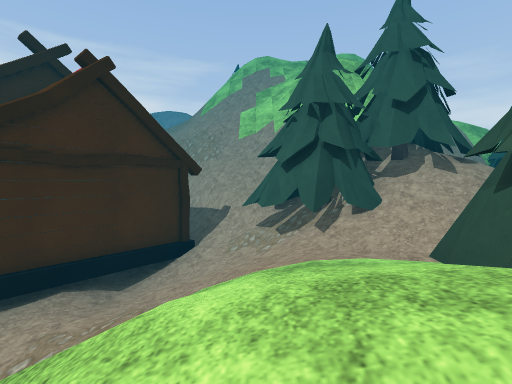
View 1 (above)

15 first-person views from a walk through a 3-D level made in the Unity game engine. The camera is 1.3 m above the floor, tilts 2° down and sees 85° across. The floor is counted in squares, 2 m on a side. Each view is taken from the middle of a square. On the plan, view 1 faces up. The plan holds only what a view shows up to about 9 squares ahead; the rest is blank. The place goes on beyond the plan. The player is left out. Some animated figures are left out. Some surface patterns are stand-ins.

View 2
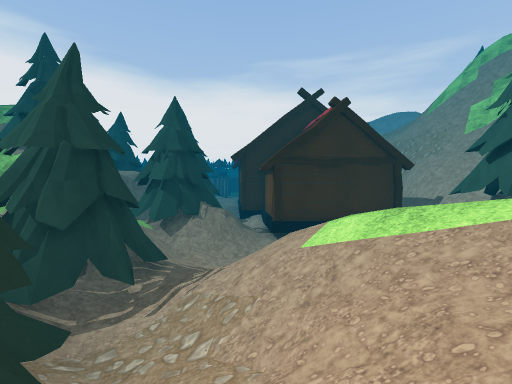

View 3
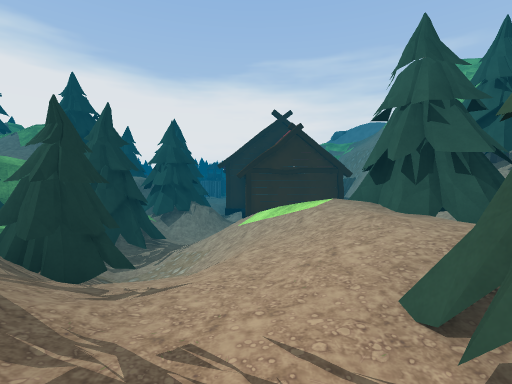

View 4
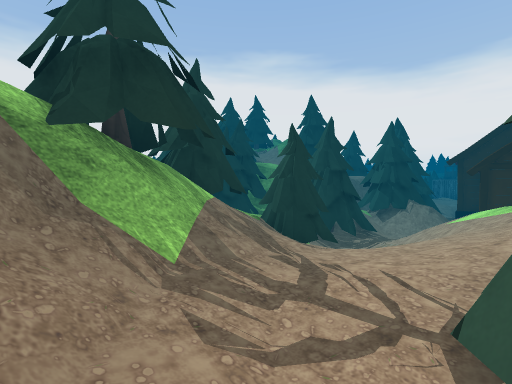

View 5
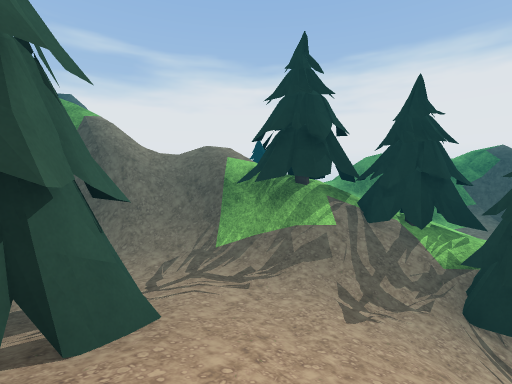

View 6
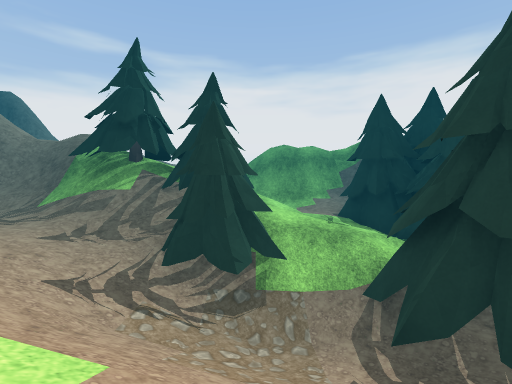

View 7
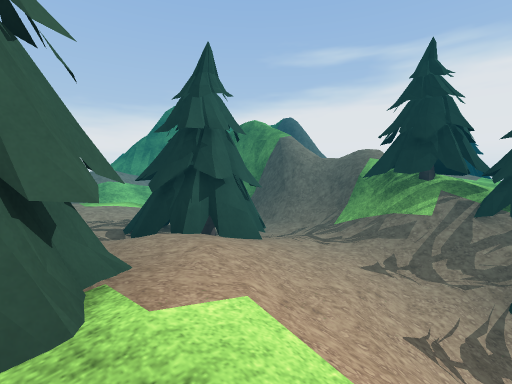

View 8
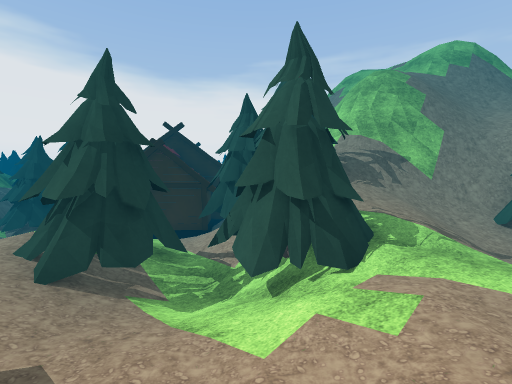

View 9
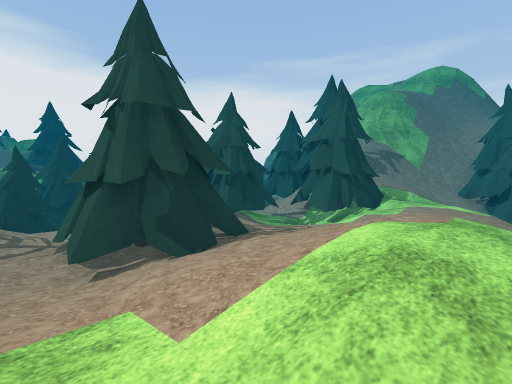

View 10
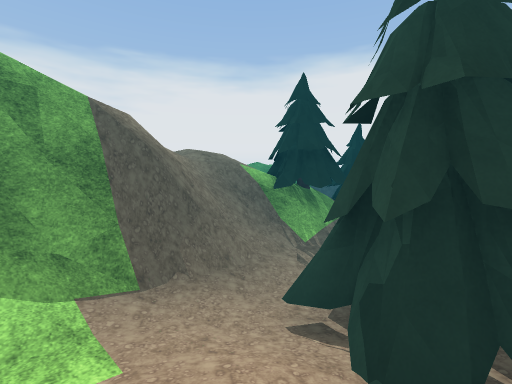

View 11
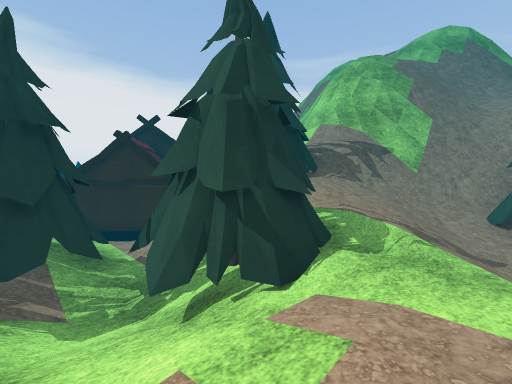

View 12
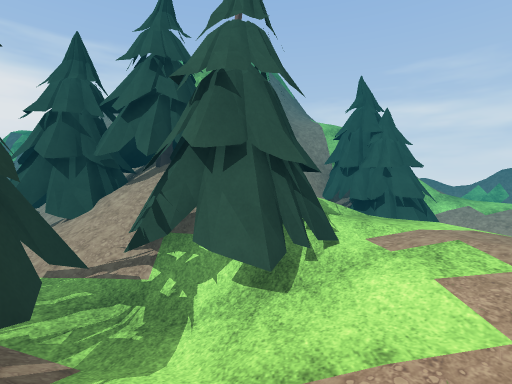

View 13
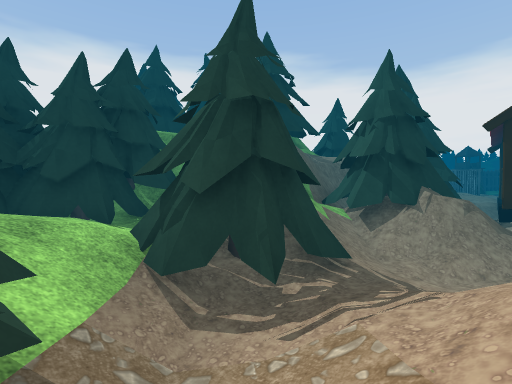

View 14
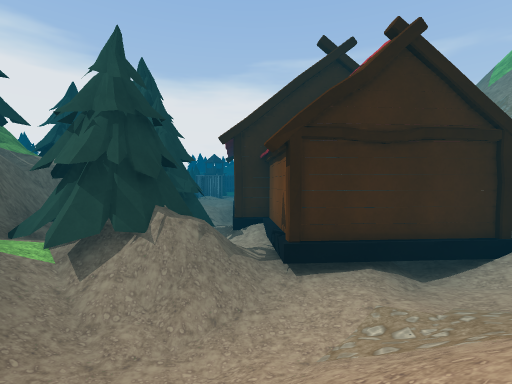

View 15
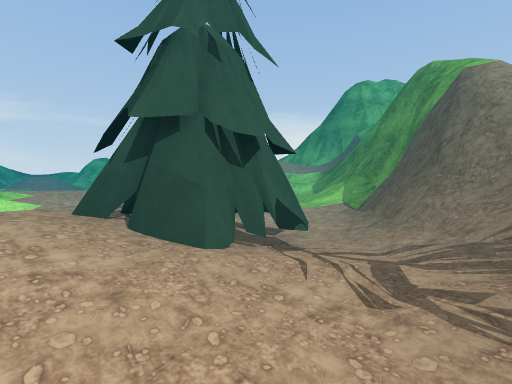

### Floor plan
Key: @ floor where view 1 was taken; # wall or solid block; . main floor; : floor 0.5 m higher than the main floor; - floor 0.5 m lower than the main floor; + floor 0.75 m higher than the main floor; * floor 1.5 m higher than the main floor; _ floor 1.5 m lower than the main floor; % floor 3.5 m higher than the main floor; / step, stairs or slope; = window, fence, low wall or low ledge; v drop or lower ground.
Columns run from 11 left of view 1 to 7 right of it. Each row starts with its distance up from view 1.
 12          #     /v
 11          #    /=#
 10          ##v  /##
  9          =##v /////
  8           =##vvv=vv
  7            #######
  6    ##         ==/##
  5    /#    ######///#
  4     #  ###/####///
  3     #  ##_//./##++/
  2  #  #  #/////###:+/
  1 ####   #///:/##/:+/
  0   v#   =#//@/+:.:+/
 -1    #   ##/////##:++
 -2    #   ##/##/.##/:/
 -3   ######/-/#//.....
 -4   ## ###/./###/=###
 -5       ###///##//###
 -6        #./      ==
 -7        #///
 -8        =///*
 -9          %/*

Positions as (right, up) in squares from view 1, and headings:
1: (0, 0), facing up
2: (1, -2), facing up-left
3: (3, -3), facing up-left
4: (4, -3), facing left
5: (2, 0), facing down
6: (-1, 1), facing down
7: (0, 1), facing down-right
8: (6, 0), facing up-left
9: (7, -3), facing up-left
10: (6, -1), facing down-left
11: (6, 1), facing up-left
12: (4, 0), facing up
13: (0, -1), facing left
14: (-1, 0), facing up-left
15: (1, -2), facing right
